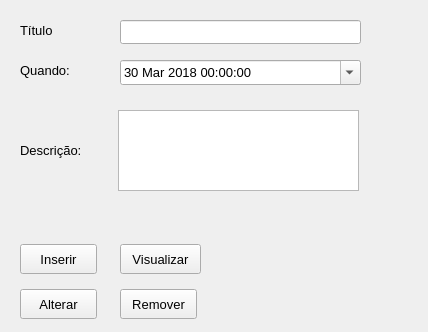
<?xml version="1.0" encoding="UTF-8"?>
<ui version="4.0">
 <class>Agenda</class>
 <widget class="QMainWindow" name="Agenda">
  <property name="geometry">
   <rect>
    <x>0</x>
    <y>0</y>
    <width>428</width>
    <height>332</height>
   </rect>
  </property>
  <property name="windowTitle">
   <string>Agenda</string>
  </property>
  <widget class="QWidget" name="centralWidget">
   <widget class="QPushButton" name="btnInserir">
    <property name="geometry">
     <rect>
      <x>20</x>
      <y>244</y>
      <width>77</width>
      <height>30</height>
     </rect>
    </property>
    <property name="font">
     <font>
      <pointsize>10</pointsize>
     </font>
    </property>
    <property name="text">
     <string>Inserir</string>
    </property>
   </widget>
   <widget class="QDateTimeEdit" name="dtQuando">
    <property name="geometry">
     <rect>
      <x>120</x>
      <y>60</y>
      <width>241</width>
      <height>25</height>
     </rect>
    </property>
    <property name="font">
     <font>
      <pointsize>10</pointsize>
     </font>
    </property>
    <property name="minimumDateTime">
     <datetime>
      <hour>0</hour>
      <minute>0</minute>
      <second>0</second>
      <year>2018</year>
      <month>3</month>
      <day>30</day>
     </datetime>
    </property>
    <property name="maximumDate">
     <date>
      <year>2100</year>
      <month>12</month>
      <day>31</day>
     </date>
    </property>
    <property name="minimumDate">
     <date>
      <year>2018</year>
      <month>3</month>
      <day>30</day>
     </date>
    </property>
    <property name="calendarPopup">
     <bool>true</bool>
    </property>
   </widget>
   <widget class="QLineEdit" name="txtTitulo">
    <property name="geometry">
     <rect>
      <x>120</x>
      <y>20</y>
      <width>241</width>
      <height>24</height>
     </rect>
    </property>
   </widget>
   <widget class="QTextEdit" name="txtDescricao">
    <property name="geometry">
     <rect>
      <x>118</x>
      <y>110</y>
      <width>241</width>
      <height>81</height>
     </rect>
    </property>
   </widget>
   <widget class="QPushButton" name="btnVisualizar">
    <property name="geometry">
     <rect>
      <x>120</x>
      <y>244</y>
      <width>81</width>
      <height>30</height>
     </rect>
    </property>
    <property name="font">
     <font>
      <pointsize>10</pointsize>
     </font>
    </property>
    <property name="text">
     <string>Visualizar</string>
    </property>
   </widget>
   <widget class="QLabel" name="label">
    <property name="geometry">
     <rect>
      <x>20</x>
      <y>20</y>
      <width>42</width>
      <height>21</height>
     </rect>
    </property>
    <property name="font">
     <font>
      <pointsize>10</pointsize>
     </font>
    </property>
    <property name="text">
     <string>Título</string>
    </property>
   </widget>
   <widget class="QLabel" name="label_2">
    <property name="geometry">
     <rect>
      <x>20</x>
      <y>60</y>
      <width>63</width>
      <height>21</height>
     </rect>
    </property>
    <property name="font">
     <font>
      <pointsize>10</pointsize>
     </font>
    </property>
    <property name="text">
     <string>Quando:</string>
    </property>
   </widget>
   <widget class="QLabel" name="label_3">
    <property name="geometry">
     <rect>
      <x>20</x>
      <y>140</y>
      <width>79</width>
      <height>21</height>
     </rect>
    </property>
    <property name="font">
     <font>
      <pointsize>10</pointsize>
     </font>
    </property>
    <property name="text">
     <string>Descrição:</string>
    </property>
   </widget>
   <widget class="QPushButton" name="btnRemover">
    <property name="geometry">
     <rect>
      <x>120</x>
      <y>289</y>
      <width>77</width>
      <height>30</height>
     </rect>
    </property>
    <property name="font">
     <font>
      <pointsize>10</pointsize>
     </font>
    </property>
    <property name="text">
     <string>Remover</string>
    </property>
   </widget>
   <widget class="QPushButton" name="btnAlterar">
    <property name="geometry">
     <rect>
      <x>20</x>
      <y>289</y>
      <width>77</width>
      <height>30</height>
     </rect>
    </property>
    <property name="font">
     <font>
      <pointsize>10</pointsize>
     </font>
    </property>
    <property name="text">
     <string>Alterar</string>
    </property>
   </widget>
  </widget>
 </widget>
 <layoutdefault spacing="6" margin="11"/>
 <resources/>
 <connections/>
</ui>
